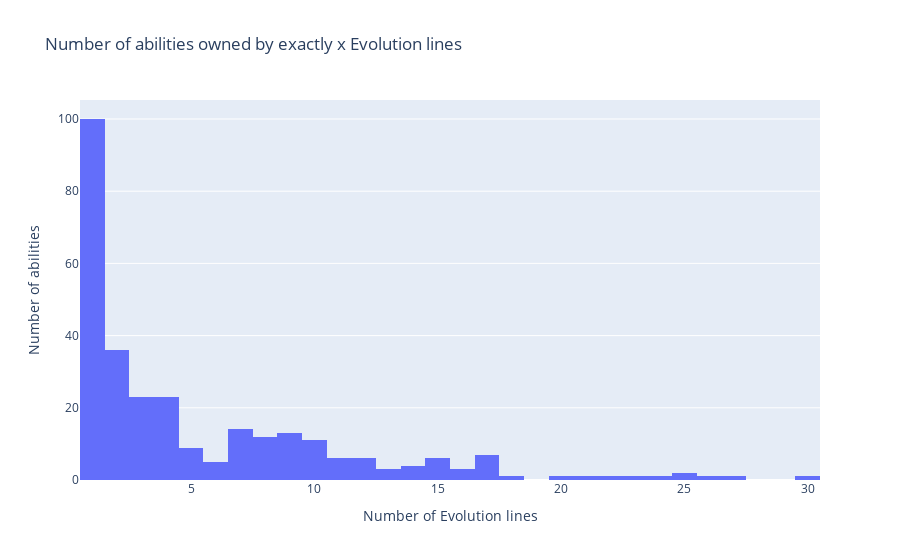

The code cell stored with this chart in its notebook:
### Code cell
dict_evolving_lines = {}
num = 0
for i in range(data.shape[0]):
    preevo = data.at[i,'PreevoName']
    if preevo == "No Preevolution":
        dict_evolving_lines[data.at[i,'Name']] = num
        num += 1
    else:
        if preevo in dict_evolving_lines:
            dict_evolving_lines[data.at[i,'Name']] = dict_evolving_lines[preevo]
        else:
            dict_evolving_lines[data.at[i,'Name']] = num
            num += 1

allabilities_dict = {k:[] for k in allabilities}

for i in range(data.shape[0]):
    name = data.at[i, 'Name']
    evo_line = dict_evolving_lines[name]
    for abilitytype in ['Ability1', 'Ability2', 'HiddenAbility']:
        x = data.at[i, abilitytype]
        if not x == "None":
            if not evo_line in allabilities_dict[x]:
                allabilities_dict[x].append(evo_line)
        

#print(allabilities_dict)

### CUIDADO CON WISHIWASHI


# Get the amount of Abilties owned by exactly x Evolution lines
dict_len={}
#print(len(list(allabilities_dict.keys()))+1)
for i in range(len(list(allabilities_dict.keys()))):
    ability = list(allabilities_dict.keys())[i]
    dict_len[ability] = len(allabilities_dict[ability])
#print(dict_len)

dict_amount={}
for i in range(1, np.array(list(dict_len.values())).max()+1):
    dict_amount[i] = 0
    for key, val in dict_len.items():
        if val == i:
            dict_amount[i]+=1

#print(dict_amount)
for i in dict_amount.keys():
    print(i, [k for k, v in dict_len.items() if v == i]
)

# Create a DataFrame
df = pd.DataFrame(list(dict_amount.items()), columns=['value', 'count'])

# Create the histogram
fig = px.histogram(df, x='value', y='count', title='Histogram of Dictionary Values', nbins=int(np.array(list(dict_amount.keys())).max()))

# Customize the appearance
fig.update_layout(
    title=" Number of abilities owned by exactly x Evolution lines ",
    yaxis_title='Number of abilities',
    xaxis_title='Number of Evolution lines',
    #bargap=0.2,
    #barmode='overlay',
    #opacity=0.75
)

# Show the plot
fig.show()

### Figure 1 — Plotly figure (JSON) as saved in the notebook; plotly's stock layout.template omitted (floating-point values rounded to 4 significant figures)
{"data": [{"alignmentgroup": "True", "bingroup": "x", "histfunc": "sum", "hovertemplate": "value=%{x}<br>sum of count=%{y}<extra></extra>", "legendgroup": "", "marker": {"color": "#636efa", "pattern": {"shape": ""}}, "name": "", "nbinsx": 30, "offsetgroup": "", "orientation": "v", "showlegend": false, "type": "histogram", "x": [1, 2, 3, 4, 5, 6, 7, 8, 9, 10, 11, 12, 13, 14, 15, 16, 17, 18, 19, 20, 21, 22, 23, 24, 25, 26, 27, 28, 29, 30], "xaxis": "x", "y": [100, 36, 23, 23, 9, 5, 14, 12, 13, 11, 6, 6, 3, 4, 6, 3, 7, 1, 0, 1, 1, 1, 1, 1, 2, 1, 1, 0, 0, 1], "yaxis": "y"}], "layout": {"barmode": "relative", "legend": {"tracegroupgap": 0}, "title": {"text": " Number of abilities owned by exactly x Evolution lines "}, "xaxis": {"anchor": "y", "domain": [0, 1], "title": {"text": "Number of Evolution lines"}}, "yaxis": {"anchor": "x", "domain": [0, 1], "title": {"text": "Number of abilities"}}}}
